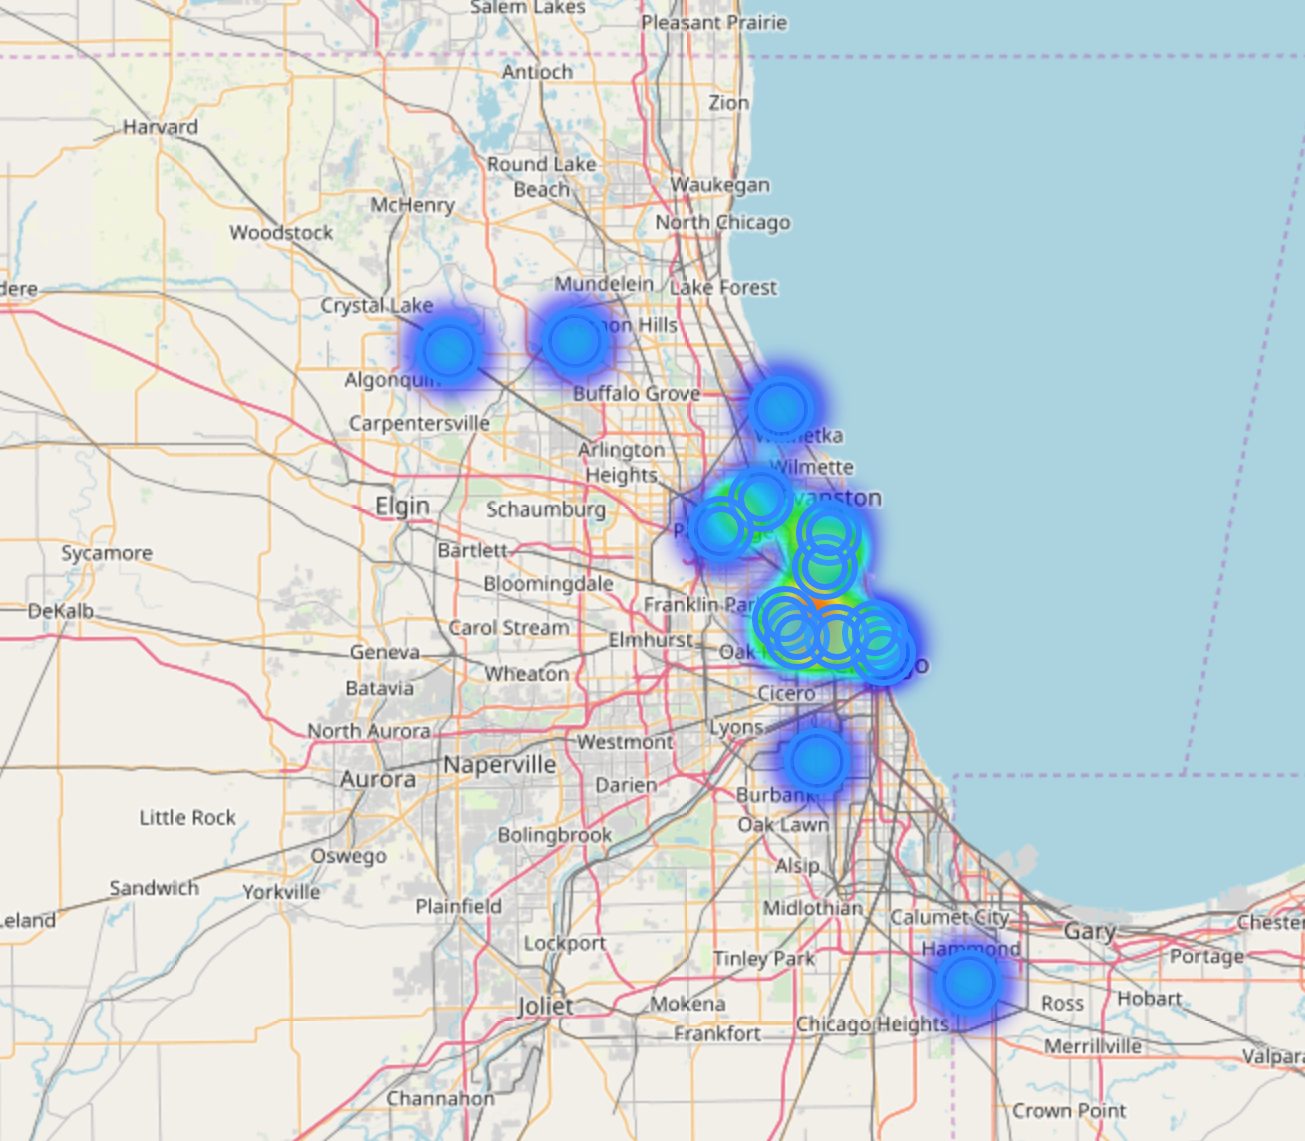

The script that drew this image:
# import the library
import pandas as pd
import folium
import matplotlib.pyplot as plt

m = folium.Map([41.8781, -87.6298], zoom_start=11)
m

df = pd.read_csv("data_week64.csv")
# mark each station as a point
for index, row in df.iterrows():
    folium.CircleMarker([row['lat'], row['lon']],
                        radius=row['value'],
                        fill_color="#3db7e4", # divvy color
                       ).add_to(m)

# convert to (n, 2) nd-array format for heatmap
df1 = df[['lat', 'lon']].as_matrix()

# plot heatmap
from folium import plugins
from folium.plugins import HeatMap
m.add_child(plugins.HeatMap(df1, radius=15))
m
